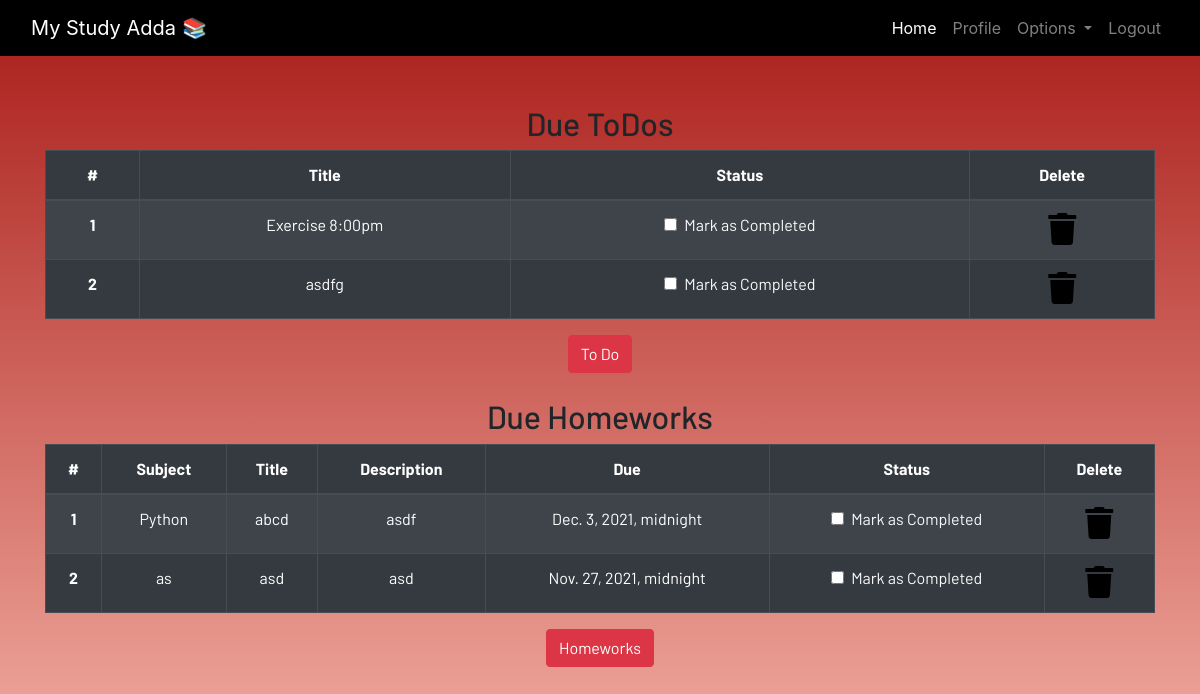
/profile/ (signed in), run on the app's committed database.
### portaldashboard/models.py (models this page shows, shortened)
class Todo(models.Model):
    user=models.ForeignKey(User,on_delete=models.CASCADE)
    title=models.CharField(max_length=200)
    is_finished=models.BooleanField(default=False)

class Homework(models.Model):
    user=models.ForeignKey(User,on_delete=models.CASCADE)
    subject=models.CharField(max_length=100)
    title=models.CharField(max_length=200)
    description=models.TextField()
    due=models.DateTimeField()
    is_finished=models.BooleanField(default=False)

### portaldashboard/views.py (the view)
# urls.py: path('profile/',dash_views.profile,name='profile'),
@login_required
def profile(request):
    homeworks=Homework.objects.filter(is_finished=False,user=request.user)
    todos=Todo.objects.filter(is_finished=False,user=request.user)
    if len(homeworks)==0:
        homework_done=True
    else:
        homework_done=False
    if len(todos)==0:
        todo_done=True
    else:
        todo_done=False
    context={
        'homeworks':homeworks,
        'todos':todos,
        'homework_done':homework_done,
        'todo_done':todo_done
    }
    return render(request,"dashboard/profile.html",context)

### portaldashboard/templates/dashboard/profile.html
{% extends 'dashboard/base.html' %} {% load static %}
{% load crispy_forms_tags%}
{% block content %}
{% load static %}
<section class="text-center">
    {% if not todo_done %}
    <div class="container">
        <h2>Due ToDos</h2>
        <table class="table table-striped table-bordered table-hover table-dark">
            <thead>
                <tr>
                    <th scope="col">#</th>
                    <th scope="col">Title</th>
                    <th scope="col">Status</th>
                    <th scope="col">Delete</th>
                </tr>
            </thead>
            <tbody>
                {% for todo in todos %}
                <tr>
                    <th scope="row">{{ forloop.counter }}</th>
                    <td>{{todo.title}}</td>
                    <td>
                        <a href="{% url 'update-todo' todo.id %}">
                            <div class="form-check">
                                {% if todo.is_finished == True %}
                                <input class="form-check-input" type="checkbox" value="" checked >
                                {% else %}
                                <input class="form-check-input" type="checkbox" value="" >
                                {% endif %}
                                <label class="form-check-label text-light" for="flexCheckDefault">
                                    Mark as Completed
                                </label>
                            </div>
                        </a>
                    </td>
                    <td><a href="{% url 'delete-todo' todo.id %}"><i class="fa fa-trash fa-2x"></i></a></td>
                </tr>
                {% endfor %}
            </tbody>
        </table>
    {% else %}
        <h3>All To dos are completed!!!!</h3>
    {% endif %}
        <a href="{% url 'todo' %}" class="btn btn-danger">To Do</a>
        <br><br>
        {% if not homework_done %}
        <h2>Due Homeworks</h2>
        <table class="table table-striped table-bordered table-hover table-dark">
            <thead>
                <tr>
                    <th scope="col">#</th>
                    <th scope="col">Subject</th>
                    <th scope="col">Title</th>
                    <th scope="col">Description</th>
                    <th scope="col">Due</th>
                    <th scope="col">Status</th>
                    <th scope="col">Delete</th>
                </tr>
            </thead>
            <tbody>
                {% for homework in homeworks %}
                <tr>
                    <th scope="row">{{ forloop.counter }}</th>
                    <td>{{homework.subject}}</td>
                    <td>{{homework.title}}</td>
                    <td>{{homework.description}}</td>
                    <td>{{homework.due}}</td>
                    <td>
                        <a href="{% url 'update-homework' homework.id %}">
                            <div class="form-check">
                                {% if homework.is_finished == True %}
                                <input class="form-check-input" type="checkbox" value="" checked >
                                {% else %}
                                <input class="form-check-input" type="checkbox" value="" >
                                {% endif %}
                                <label class="form-check-label text-light" for="flexCheckDefault">
                                    Mark as Completed
                                </label>
                            </div>
                        </a>
                    </td>
                    <td><a href="{% url 'delete-homework' homework.id %}""><i class="fa fa-trash fa-2x"></i></a></td>
                </tr>
                {% endfor %}
            </tbody>
        </table>
    {% else %}
        <h3>All To homeworks are completed!!!!</h3>
    {% endif %}
        <a href="{% url 'homework' %}" class="btn btn-danger">Homeworks</a>
    </div>
</section>
{% endblock content %}

### static/css/main.css (style rules this page uses)
html { scroll-behavior: smooth; height: 100%; width: 100%; }
a { text-decoration: none !important; color: black; }
html, body { max-width: 100%; overflow-x: hidden; height: 100%; width: 100%; }
body { background: linear-gradient(rgba(151, 6, 6, 0.829), rgba(235, 227, 227, 0.5)); overflow-x: hidden; background-repeat: no-repeat; }
.fa { color: black; }

### data on the page
Todo: title "Exercise 8:00pm"
Todo: title "asdfg"
Homework: subject "Python", title "abcd", description "asdf", due "Dec. 3, 2021, midnight"
Homework: subject "as", title "asd", description "asd", due "Nov. 27, 2021, midnight"
